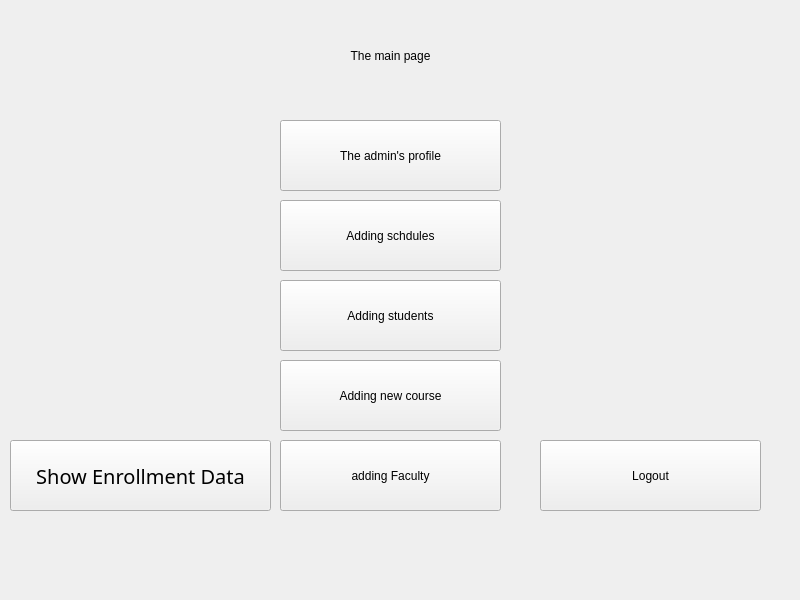
<?xml version="1.0" encoding="UTF-8"?>
<ui version="4.0">
 <class>MainWindow</class>
 <widget class="QMainWindow" name="MainWindow">
  <property name="geometry">
   <rect>
    <x>0</x>
    <y>0</y>
    <width>800</width>
    <height>600</height>
   </rect>
  </property>
  <property name="windowTitle">
   <string>MainWindow</string>
  </property>
  <widget class="QWidget" name="centralwidget">
   <widget class="QLabel" name="label">
    <property name="geometry">
     <rect>
      <x>20</x>
      <y>0</y>
      <width>741</width>
      <height>111</height>
     </rect>
    </property>
    <property name="styleSheet">
     <string notr="true">font: 36pt &quot;Rockwell&quot;</string>
    </property>
    <property name="text">
     <string>The main page</string>
    </property>
    <property name="alignment">
     <set>Qt::AlignCenter</set>
    </property>
   </widget>
   <widget class="QPushButton" name="pushButton_AdminProfile">
    <property name="geometry">
     <rect>
      <x>280</x>
      <y>120</y>
      <width>221</width>
      <height>71</height>
     </rect>
    </property>
    <property name="styleSheet">
     <string notr="true">font: 15pt &quot;Rockwell&quot;</string>
    </property>
    <property name="text">
     <string>The admin's profile</string>
    </property>
   </widget>
   <widget class="QPushButton" name="pushButton_AddSchedule">
    <property name="geometry">
     <rect>
      <x>280</x>
      <y>200</y>
      <width>221</width>
      <height>71</height>
     </rect>
    </property>
    <property name="styleSheet">
     <string notr="true">font: 15pt &quot;Rockwell&quot;</string>
    </property>
    <property name="text">
     <string>Adding schdules</string>
    </property>
   </widget>
   <widget class="QPushButton" name="pushButton_AddCourse">
    <property name="geometry">
     <rect>
      <x>280</x>
      <y>360</y>
      <width>221</width>
      <height>71</height>
     </rect>
    </property>
    <property name="styleSheet">
     <string notr="true">font: 15pt &quot;Rockwell&quot;</string>
    </property>
    <property name="text">
     <string>Adding new course</string>
    </property>
   </widget>
   <widget class="QPushButton" name="pushButton_AddStudent">
    <property name="geometry">
     <rect>
      <x>280</x>
      <y>280</y>
      <width>221</width>
      <height>71</height>
     </rect>
    </property>
    <property name="styleSheet">
     <string notr="true">font: 15pt &quot;Rockwell&quot;</string>
    </property>
    <property name="text">
     <string>Adding students</string>
    </property>
   </widget>
   <widget class="QPushButton" name="pushButton_AddFaculty">
    <property name="geometry">
     <rect>
      <x>280</x>
      <y>440</y>
      <width>221</width>
      <height>71</height>
     </rect>
    </property>
    <property name="styleSheet">
     <string notr="true">font: 15pt &quot;Rockwell&quot;</string>
    </property>
    <property name="text">
     <string>adding Faculty</string>
    </property>
   </widget>
   <widget class="QPushButton" name="pushButton_Logout">
    <property name="geometry">
     <rect>
      <x>540</x>
      <y>440</y>
      <width>221</width>
      <height>71</height>
     </rect>
    </property>
    <property name="styleSheet">
     <string notr="true">font: 15pt &quot;Rockwell&quot;</string>
    </property>
    <property name="text">
     <string>Logout</string>
    </property>
   </widget>
   <widget class="QPushButton" name="pushButton_Enrollment">
    <property name="geometry">
     <rect>
      <x>10</x>
      <y>440</y>
      <width>261</width>
      <height>71</height>
     </rect>
    </property>
    <property name="font">
     <font>
      <family>Rockwell</family>
      <pointsize>15</pointsize>
      <weight>50</weight>
      <italic>false</italic>
      <bold>false</bold>
     </font>
    </property>
    <property name="styleSheet">
     <string notr="true">font: 15pt &quot;Rockwell&quot;</string>
    </property>
    <property name="text">
     <string>Show Enrollment Data</string>
    </property>
   </widget>
  </widget>
  <widget class="QMenuBar" name="menubar">
   <property name="geometry">
    <rect>
     <x>0</x>
     <y>0</y>
     <width>800</width>
     <height>26</height>
    </rect>
   </property>
  </widget>
 </widget>
 <resources/>
 <connections/>
</ui>
